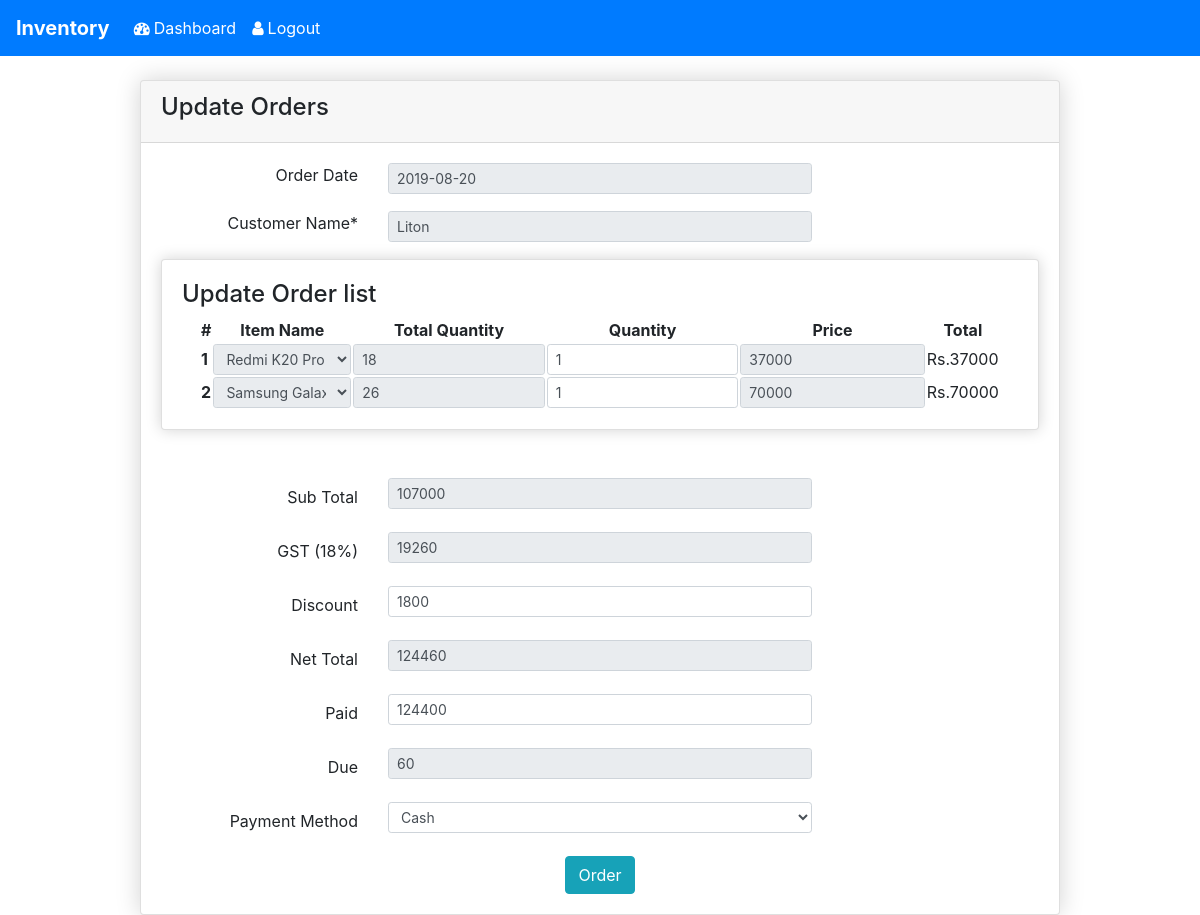
The page /inventory/update_orders.php?invoice_no=9 (signed in) on the database its author committed.
### tables this page shows
CREATE TABLE `invoice` (
  `invoice_no` int(11) NOT NULL,
  `ck_key` varchar(100) NOT NULL,
  `cust_name` varchar(100) NOT NULL,
  `order_date` date NOT NULL,
  `sub_total` double NOT NULL,
  `gst` double NOT NULL,
  `discount` double NOT NULL,
  `net_total` double NOT NULL,
  `paid` double NOT NULL,
  `due` double NOT NULL,
  `payment_type` varchar(100) NOT NULL,
  `total_qty` varchar(100) NOT NULL,
  `total_item` int(11) NOT NULL
);

CREATE TABLE `invoice_details` (
  `id` int(11) NOT NULL,
  `invoice_no` int(11) NOT NULL,
  `pId` int(11) NOT NULL,
  `product_name` varchar(100) NOT NULL,
  `price` double NOT NULL,
  `qty` int(11) NOT NULL,
  `total_qty` int(11) NOT NULL,
  `i_status` int(11) NOT NULL
);

CREATE TABLE `product` (
  `pId` int(11) NOT NULL,
  `cId` int(11) NOT NULL,
  `bId` int(11) NOT NULL,
  `product_name` varchar(100) NOT NULL,
  `product_price` double(10,2) NOT NULL,
  `product_stock` int(11) NOT NULL,
  `date` varchar(255) NOT NULL,
  `status` varchar(100) NOT NULL COMMENT 'Available=1 & Non_available=0'
);

### inventory/lib/Database.php (called while the page is built, shortened)
<?php
Class Database {
    public $host = DB_HOST;
    public $user = DB_USER;
    public $pass = DB_PASS;
    public $dbname = DB_NAME;
    public $link;
    private function connectDB() {
        $this->link = new mysqli($this->host, $this->user, $this->pass, $this->dbname);
    }
    public function select($query) {
        $result = $this->link->query($query) or die($this->link->error . __LINE__);
        if ($result->num_rows>0) {
            return $result;
        } else {
            return false;
        }
    }
}

### inventory/classes/Product.php (called while the page is built, shortened)
<?php
$filepath = realpath(dirname(__FILE__));
include_once ($filepath . '/../lib/Database.php');
class Product {
    private $db;
    public function __construct() {
        $this->db = new Database();
    }
    public function getAllActiveProduct() {
        $query = "SELECT * FROM product WHERE product_stock>0 AND status=1 ORDER BY pId DESC";
        $result = $this->db->select($query);
        return $result;
    }
   public function getOrder($invoice_no){
       $query = "SELECT * FROM invoice WHERE invoice_no = '$invoice_no'";
       $result = $this->db->select($query)->fetch_assoc();
       return $result;
   }
   public function getInvoiceDetails($invoice_no){
       $query = "SELECT * FROM invoice_details WHERE invoice_no = '$invoice_no'";
       $result = $this->db->select($query);
       return $result;
   }
}

### inventory/update_orders.php (the view, shortened to what this page needs)
<?php
if(!isset($_SESSION['userlogin'])){
    header('location: index.php');
}else{
    include_once ("classes/Product.php");
    $pr = new Product();
    if(isset($_REQUEST['invoice_no'])){
        $invoice_no = $_REQUEST['invoice_no'];
        $invoice_details = $pr->getInvoiceDetails($invoice_no);
        $fetchdata = $pr->getOrder($invoice_no);
    }
?>
<!DOCTYPE html>
<html>
    <head>
        <link rel="stylesheet" href="https://stackpath.bootstrapcdn.com/bootstrap/4.3.1/css/bootstrap.min.css">
        <link rel="stylesheet" type="text/css" href="https://stackpath.bootstrapcdn.com/font-awesome/4.7.0/css/font-awesome.min.css"/>
     </head>
     <body>
         <?php include_once("templates/header.php");?>
         <br>
         <div class="container" style="">
             <diV class="row">
                 <div class="col-md-10 mx-auto">
                     <div class="card" style="box-shadow: 0 0 25px 0 lightgray">
                             <div class="card-header">
                                 <h4>Update Orders</h4>
                             </div>
                             <div class="card-body">
                                 <form id="get_ordered_update_data" onsubmit="return false" autocomplete="off">
                                         <div class="form-group row">
                                             <label class="col-sm-3" align="right">Order Date</label>
                                             <div class="col-sm-6">
                                                 <input type="text" id="order_date" name="order_date" readonly="" class="form-control form-control-sm" value="<?php echo date("Y-m-d"); ?>" required=""/>
                                             </div>
                                         </div>
                                         <div class="form-group row">
                                             <label class="col-sm-3" align="right">Customer Name*</label>
                                             <div class="col-sm-6">
                                                 <input type="text" id="cust_name" name="cust_name" readonly="" class="form-control form-control-sm" value="<?php echo $fetchdata['cust_name'];?>"/>
                                             </div>
                                         </div>
                                     <div class="card" style="box-shadow: 0 0 15px 0 lightgray">
                                         <div class="card-body">
                                             <h4>Update Order list</h4>
                                             <table align="center" style="width: 800px">
                                                 <thead>
                                                     <tr style="text-align: center">
                                                         <th>#</th>
                                                         <th>Item Name</th>
                                                         <th>Total Quantity</th>
                                                         <th>Quantity</th>
                                                         <th>Price</th>
                                                         <th>Total</th>
                                                     </tr>
                                                 </thead>
                                                 <tbody id="invoice_item_updt">
                                                     <?php
                                                      if($invoice_details){
                                                       $i =0;
                                                       while($getdata = $invoice_details->fetch_assoc()){
                                                       $i++;
                                                       $result = $pr->getAllActiveProduct();
                                                     ?>
                                                    <tr>
                                                        <td><b class=""><?php echo $i;?></b></td>
                                                        <td><select name="pId[]" class="form-control form-control-sm pId" disabled="">
                                                             <?php
                                                                    if($result){
                                                                     while($rows = $result->fetch_assoc()){
                                                                     ?>
                                                             <option value="<?php echo $rows['pId'];?>"<?php if($rows['pId']==$getdata['pId']){echo 'selected';}?>><?php echo $rows['product_name'];?></option>
                                                                    <?php }}?>
                                                            </select></td>
                                                       <td>
                                                             <input type="text" name="tqty[]" readonly="" class="form-control form-control-sm tqty" value="<?php echo $getdata['total_qty'];?>"/>
                                                       </td>
                                                         <td><input type="text" name="qty[]" class="form-control form-control-sm qty" value="<?php echo $getdata['qty'];?>" required=""/></td>
                                                         <td><input type="text" name="price[]" readonly="" class="form-control form-control-sm price" value="<?php echo $getdata['price'];?>"/>
                                                         <span><input type="hidden" name="pro_name[]" class="form-control form-control-sm pro_name" value="<?php echo $getdata['product_name'];?>"/></span></td>
                                                         <td>Rs.<span class="amt"><?php echo $getdata['qty']*$getdata['price'];?></span></td>
                                                    </tr>
                                                      <?php }}
                                                      ?>
                                                 </tbody>
                                             </table>
                                         </div>
                                     </div>
                                     <br><br>
                                        <div class="form-group row">
                                            <label for="sub_total" class="col-sm-3 col-form-label" align="right">Sub Total</label>
                                             <div class="col-sm-6">
                                                 <input type="text" name="sub_total" id="sub_total" readonly="" class="form-control form-control-sm" value="<?php echo $fetchdata['sub_total']?>" required=""/>
                                             </div>
                                        </div>
                                        <div class="form-group row">
                                            <label for="gst" class="col-sm-3 col-form-label" align="right">GST (18%)</label>
                                             <div class="col-sm-6">
                                                 <input type="text" name="gst" id="gst" readonly="" class="form-control form-control-sm" value="<?php echo $fetchdata['gst']?>" required=""/>
                                             </div>
                                        </div>
                                     <div class="form-group row">
                                            <label for="discount" class="col-sm-3 col-form-label" align="right">Discount</label>
                                             <div class="col-sm-6">
                                                 <input type="text" name="discount" id="discount"  class="form-control form-control-sm" value="<?php echo $fetchdata['discount']?>"/>
                                             </div>
                                        </div>
                                     <div class="form-group row">
                                            <label for="net_total" class="col-sm-3 col-form-label" align="right">Net Total</label>
                                             <div class="col-sm-6">
                                                 <input type="text" name="net_total" id="net_total" readonly="" class="form-control form-control-sm" value="<?php echo $fetchdata['net_total']?>" required=""/>
                                             </div>
                                      </div>
                                      <div class="form-group row">
                                            <label for="paid" class="col-sm-3 col-form-label" align="right">Paid</label>
                                             <div class="col-sm-6">
                                                 <input type="text" name="paid" id="paid"  class="form-control form-control-sm" value="<?php echo $fetchdata['paid']?>" required=""/>
                                             </div>
                                      </div>
                                      <div class="form-group row">
                                            <label for="due" class="col-sm-3 col-form-label" align="right">Due</label>
                                             <div class="col-sm-6">
                                                 <input type="text" name="due" id="due" readonly="" class="form-control form-control-sm" value="<?php echo $fetchdata['due']?>" required=""/>
                                             </div>
                                      </div>
                                       <div class="form-group row">
                                            <label for="payment_type" class="col-sm-3 col-form-label" align="right">Payment Method</label>
                                             <div class="col-sm-6">
                                                 <select name="payment_type" id="payment_type" class="form-control form-control-sm" required="">
                                                                <option value="Cash" <?php if($fetchdata['payment_type']=="Cash") {
                                                                        echo "selected";
                                                                } ?> >Cash</option>
                                                 </select>
                                             </div>
                                        </div>
                                     <center>
                                        <input type="submit" id="order_form_update" class="btn btn-info" value="Order"/>
                                     </center>
                                 </form>
                             </div>
                         </div>
                 </div>
             </diV>
         </div>
    </body>
</html>
<?php }?>

### rows shown on the page
invoice: cust_name "Liton", sub_total "107000", gst "19260", discount "1800", net_total "124460", paid "124400", due "60", payment_type "Cash"
invoice_details: pId.product_name "Redmi K20 Pro", total_qty "18", qty "1", price "37000", $getdata['qty']*$getdata['price'] "37000"
invoice_details: pId.product_name "Samsung Galaxy S8", total_qty "26", qty "1", price "70000", $getdata['qty']*$getdata['price'] "70000"
